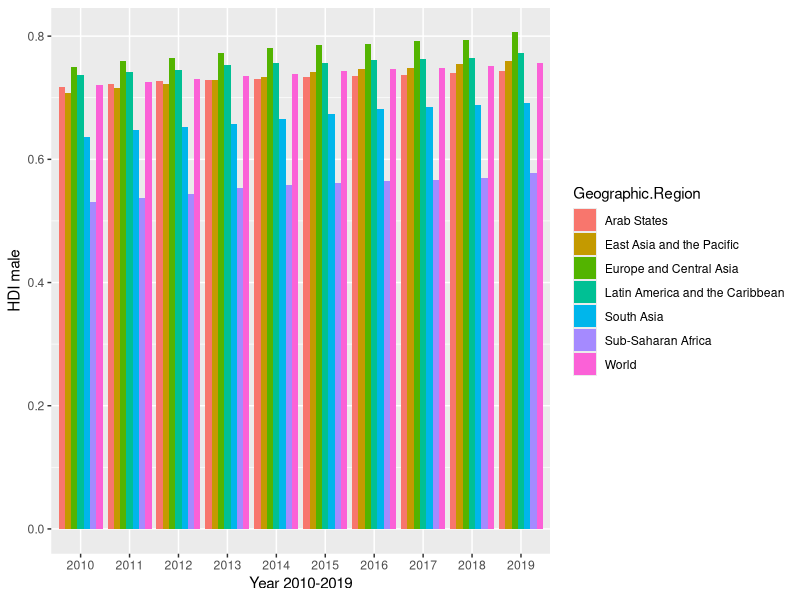
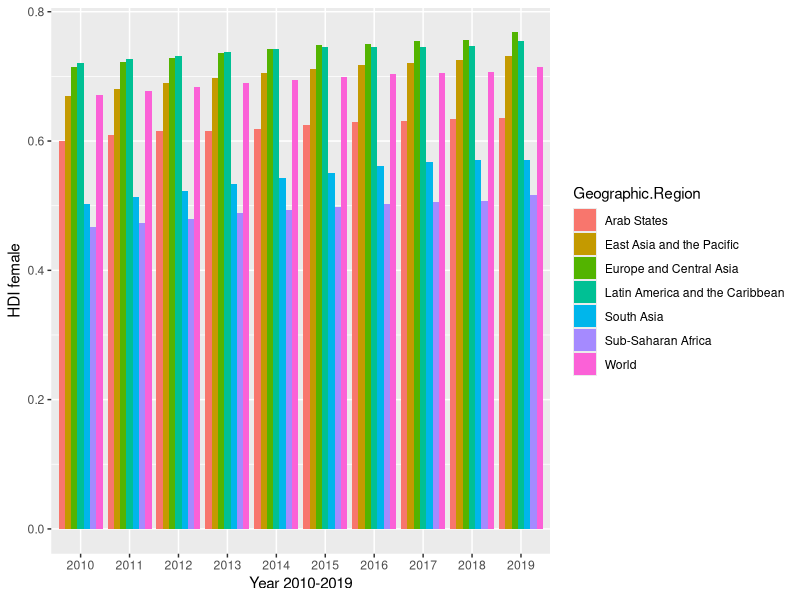

Source code (R) for these figures, in order:
## ---- chunk 1
knitr::opts_chunk$set(echo = FALSE) 
library(tidyverse) 
## ---- chunk 2
data <- read.csv("data/d1.csv")
ggplot(data, aes(fill=Geographic.Region, y=HDI..Male., x= as.factor(Year..1995.2019.)))+ 
geom_bar(position="dodge", stat="identity")+ 
xlab("Year 2010-2019") + 
ylab("HDI male") 

data <- read.csv("data/d1.csv") 
ggplot(data, aes(fill=Geographic.Region, y=HDI..female., x= as.factor(Year..1995.2019.)))+ 
geom_bar(position="dodge", stat="identity")+ 
xlab("Year 2010-2019") + 
ylab("HDI female") 
